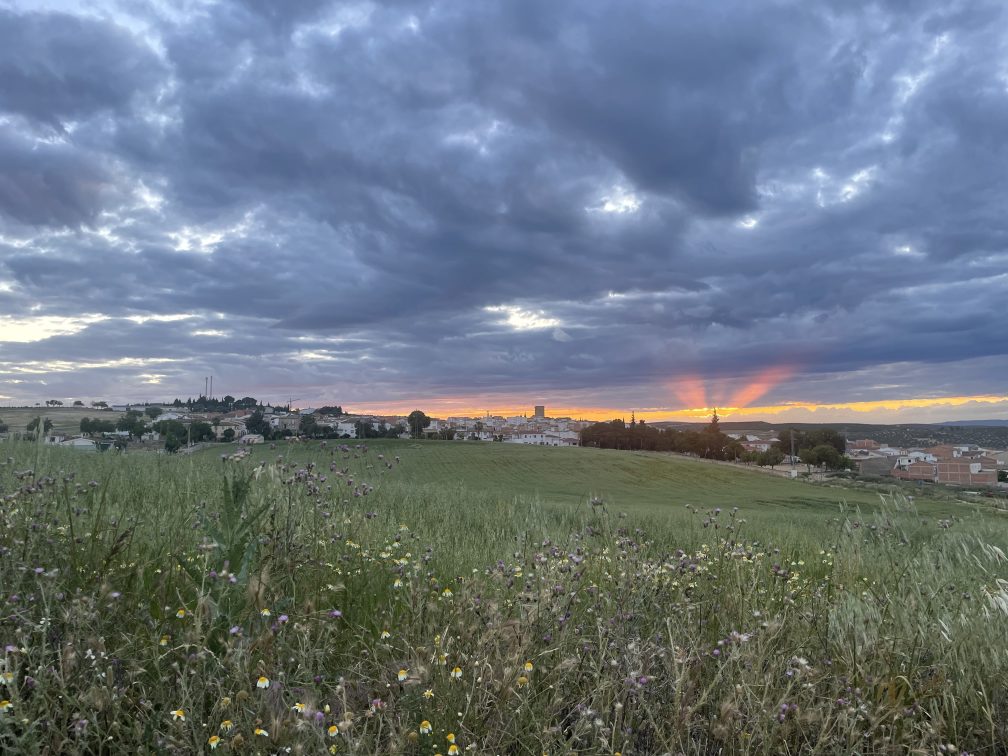
#> input picture ejercicioscapitulo5/imagen.jpg, 4032 x 3024 px (shown at 1/4 size)
$ python importancia_fase.py
#> lines starting #> are read from the running program, lines starting #| are printed output that depends on the picture
#importancia_fase.py
import cv2
import matplotlib.pyplot as plt
import numpy as np

# 1. Cargar y redimensionar imágenes en gris
# Ambas deben tener el mismo tamaño para que sus espectros coincidan
img1 = cv2.resize(cv2.imread('imagen.jpg', 0), (300, 300))
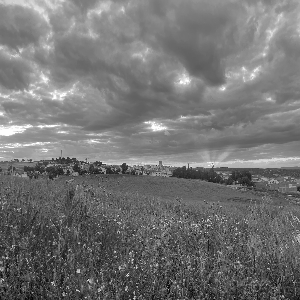
#> img1: shape (300, 300); min 1, max 255, mean 114.7
img2 = cv2.resize(cv2.imread('imagenbordes.jpg', 0), (300, 300))
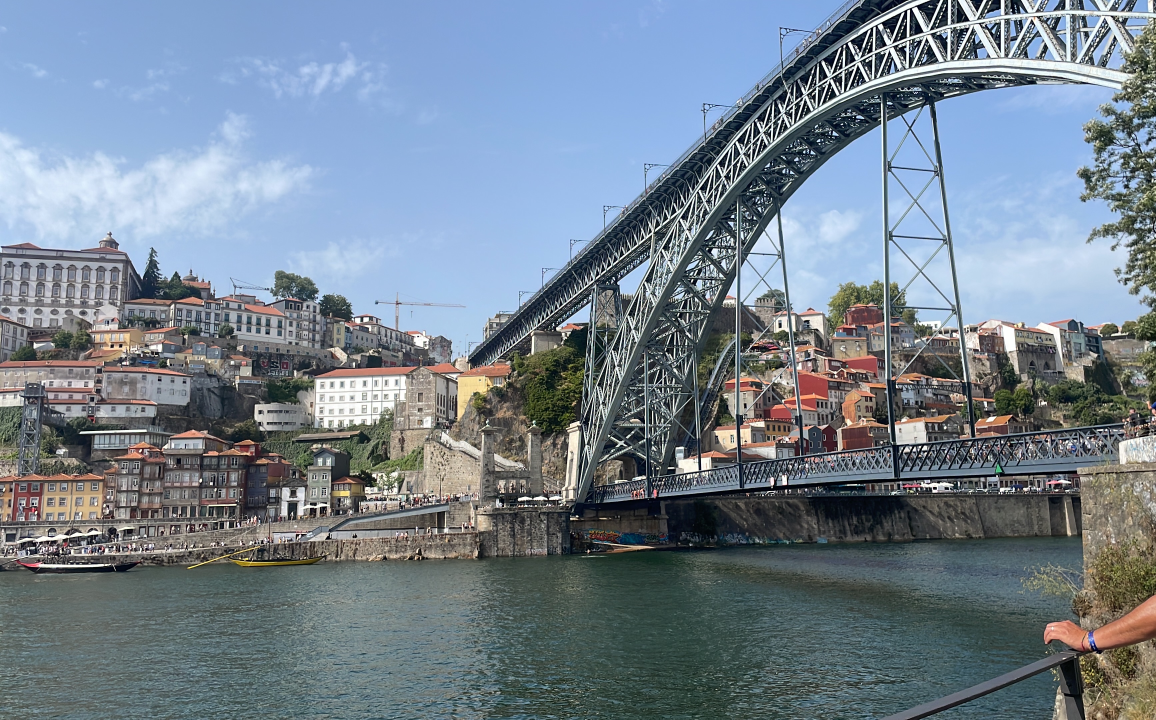
#> input picture ejercicioscapitulo5/imagenbordes.jpg, 3468 x 2159 px (shown at 1/3 size)
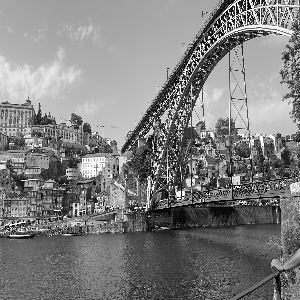
#> img2: shape (300, 300); min 0, max 255, mean 127.2

# 2. Calcular la FFT de ambas
f1 = np.fft.fft2(img1)
f2 = np.fft.fft2(img2)

# 3. Combinar: Magnitud de img1 + Fase de img2
# La fase (angle) determina dónde se colocan los componentes (la estructura)
combined = np.multiply(np.abs(f1), np.exp(1j * np.angle(f2)))

# 4. Reconstruir (IFFT)
# Usamos np.abs para obtener la intensidad final de los números complejos
res = np.abs(np.fft.ifft2(combined))
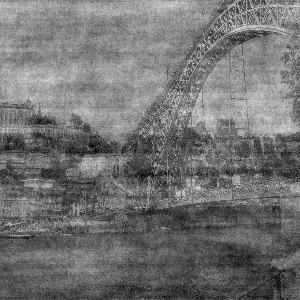
#> res: shape (300, 300) float64; min 0.241, max 238.4, mean 114.7

# Normalizar el resultado para que se vea correctamente (0-255)
res_final = cv2.normalize(res, None, 0, 255, cv2.NORM_MINMAX).astype(np.uint8)

# 5. Visualización de 3 paneles
fig, (ax1, ax2, ax3) = plt.subplots(1, 3, figsize=(18, 6))

ax1.imshow(img1, cmap='gray')
ax1.set_title('Imagen 1 (Aporta Magnitud)')
ax1.axis('off')

ax2.imshow(img2, cmap='gray')
ax2.set_title('Imagen 2 (Aporta Fase)')
ax2.axis('off')

ax3.imshow(res_final, cmap='gray')
ax3.set_title('Resultado: Magnitud 1 + Fase 2')
ax3.axis('off')

plt.tight_layout()
plt.show()
